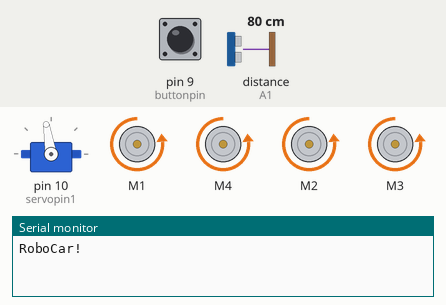
The sketch below on a simulated Arduino Uno, built with avr-gcc and run on an emulated ATmega328P. On the bench: servo, 4 × DC motor (green arrow = forward, orange = backward, longer = faster), the last lines printed to the serial monitor. Wiring (inferred from the names in the program): ultrasonic range finder: trigger A0; echo A1. Inputs (shaded band) come from the test bench; at power-on: distance to the obstacle (sensor on A1) 80 cm, pin 9 (buttonpin) HIGH. The echo pulse lasts 58.3 µs per cm.

Above: at 1.2 s.
1.3 s: distance to the obstacle (sensor on A1) set to 29 cm
2.8 s: distance to the obstacle (sensor on A1) set to 25 cm
At 3.9 s:
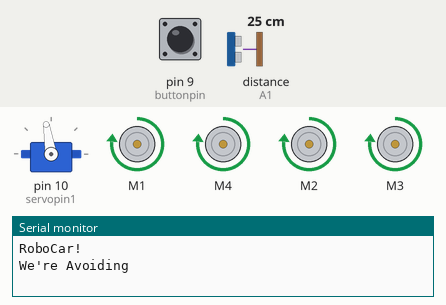
5.8 s: distance to the obstacle (sensor on A1) set to 35 cm
At 7.7 s:
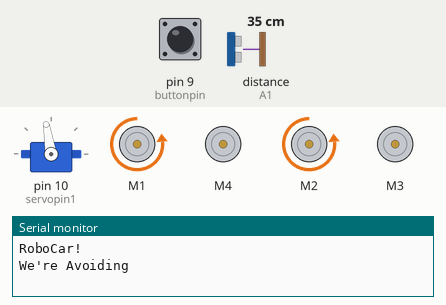
8.8 s: distance to the obstacle (sensor on A1) set to 2 cm
At 9.2 s:
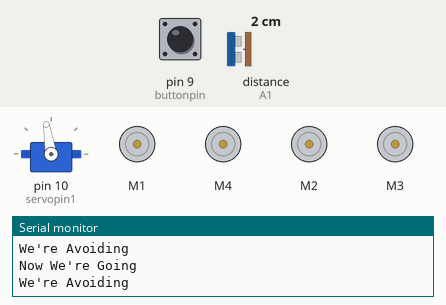
11.8 s: distance to the obstacle (sensor on A1) set to 4 cm
At 13.6 s:
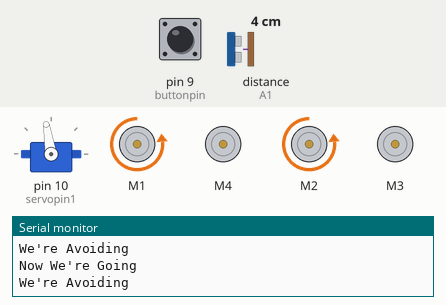
14.8 s: distance to the obstacle (sensor on A1) set to 60 cm
At 16.2 s:
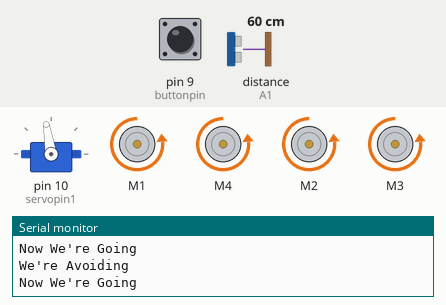
Timing chart, 0 to 17.3 s (numbered marks = the images above; inputs shaded):
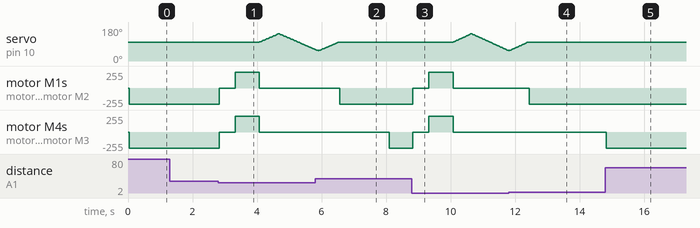

The sketch:

RoboCar_Ultrasound.ino
```cpp
// scanning mode

#include <AFMotor.h>
#include <SoftwareSerial.h>
#include <Servo.h>

#define echoPin A1 // Echo Pin
#define trigPin A0 // Trigger Pin
#define threshDist 1500
#define turnTime 1500
#define backTime 750
#define stopTime 500
#define speedAll 240
#define halfSpeed 150
#define buttonpin 9 //servo2
#define servopin1 10 //servo1


//motor objects
AF_DCMotor motor_lf(1);
AF_DCMotor motor_rf(4);
AF_DCMotor motor_lb(2);
AF_DCMotor motor_rb(3);

//button variables
int buttonVal = 0;

//variables for distance sensor
int maximumRange = 8000; // Maximum range needed
long getDist;
unsigned long timestart, timenow;
bool avoidance = false;
bool wemovin = false;
long mDist = threshDist;
long lDist = threshDist;
long rDist = threshDist;

//servo vars
Servo scanservo;
int servomid = 99;
int servoradius = 45;
int servomax = servomid + servoradius;
int servomin = servomid - servoradius;
int dstep = 2;
int servopos = servomid;
int sectionradius = 10;
int leftlimit = servomid + sectionradius;
int rightlimit = servomid - sectionradius;
int locflip = 0;


void setup() {
  Serial.begin(9600);           // set up Serial library at 9600 bps
  Serial.println("RoboCar!");

  //ultrasound pins (A0 and A1 on motor board)
  pinMode(trigPin, OUTPUT);
  pinMode(echoPin, INPUT);

  //servo
  scanservo.attach(servopin1);
  scanservo.write(servopos);
  delay(40);

  //control button
  pinMode(buttonpin,INPUT_PULLUP);

  // turn on motors
  motor_lf.setSpeed(0);
  motor_lf.run(RELEASE);
  motor_rf.setSpeed(0);
  motor_rf.run(RELEASE);
  motor_lb.setSpeed(0);
  motor_lb.run(RELEASE);
  motor_rb.setSpeed(0);
  motor_rb.run(RELEASE);
}


//Control all motor speeds
void setMotorSpeeds(int lf, int rf, int lb, int rb){
  //left front
  if(lf < 0){
    motor_lf.setSpeed(abs(lf));
    motor_lf.run(FORWARD);
  }
  else if(lf == 0){
    motor_lf.setSpeed(abs(lf));
    motor_lf.run(RELEASE);
  }
  else{
    motor_lf.setSpeed(abs(lf));
    motor_lf.run(BACKWARD);
  }
  //right front
  if(rf < 0){
    motor_rf.setSpeed(abs(rf));
    motor_rf.run(FORWARD);
  }
  else if(rf == 0){
    motor_rf.setSpeed(abs(rf));
    motor_rf.run(RELEASE);
  }
  else{
    motor_rf.setSpeed(abs(rf));
    motor_rf.run(BACKWARD);
  }
  //left back
  if(lb < 0){
    motor_lb.setSpeed(abs(lb));
    motor_lb.run(FORWARD);
  }
  else if(lb == 0){
    motor_lb.setSpeed(abs(lb));
    motor_lb.run(RELEASE);
  }
  else{
    motor_lb.setSpeed(abs(lb));
    motor_lb.run(BACKWARD);
  }
  //right back
  if(rb < 0){
    motor_rb.setSpeed(abs(rb));
    motor_rb.run(FORWARD);
  }
  else if(rb == 0){
    motor_rb.setSpeed(abs(rb));
    motor_rb.run(RELEASE);
  }
  else{
    motor_rb.setSpeed(abs(rb));
    motor_rb.run(BACKWARD);
  }
}


//get ultrasound distance
long getDistance(){
  long duration, distance; // Duration used to calculate distance

  //trigger off
  digitalWrite(trigPin, LOW);
  delayMicroseconds(2);

  //trigger on
  digitalWrite(trigPin, HIGH);
  delayMicroseconds(10);

  //trigger off and read
  digitalWrite(trigPin, LOW);
  duration = pulseIn(echoPin, HIGH);

  //Calculate the distance (in cm) based on the speed of sound.
  distance = duration/58.2;

  //keep in a sensible range
  if(distance > maximumRange){
    distance = maximumRange;
  }
}

//control functions
void stopit(){
  setMotorSpeeds(0,0,0,0);//stop
}
void turnavoidL(){
  setMotorSpeeds(0,speedAll,0,speedAll); //left
}
void turnavoidR(){
  setMotorSpeeds(speedAll,0,speedAll,0);//right
}
void goforward(){
  setMotorSpeeds(speedAll,speedAll,speedAll,speedAll); //forward
}
void gobackward(){
  setMotorSpeeds(-speedAll,-speedAll,-speedAll,-speedAll); //backward
}


//scan direction
void updateScan(){
  //initialize values
  lDist = threshDist;
  mDist = threshDist;
  rDist = threshDist;

  //loop it
  while(1){
    //update servo scanner pos
    servopos = servopos + dstep;

    //keep in bounds
    if(servopos >= servomax){
      servopos = servomax;
      dstep = -dstep;
    }
    if(servopos <= servomin){
      servopos = servomin;
      dstep = -dstep;
      locflip = 1;
    }

    //write to that position
    scanservo.write(servopos);
    delay(25);

    //check distances
    getDist = getDistance();

    //do moving averages
    if(servopos < rightlimit){
      rDist = (rDist + getDist) / 2;
    }
    else if(servopos >= rightlimit && servopos <= leftlimit){
      mDist = (mDist + getDist) / 2;
    }
    else if(servopos > leftlimit){
      lDist = (lDist + getDist) / 2;
    }

    //we done
    if(servopos > servomid && locflip == 1){
      break;
    }

  }

  locflip = 0;
  servopos = servomid;
  scanservo.write(servopos);
  delay(15);
}


//loop forever
void loop() {

  //read the on/off button
  buttonVal = digitalRead(buttonpin);

  if(buttonVal == 1){
    //if we are okay goin

    //first loop just go
    if(!wemovin){
      wemovin = true;
      goforward();
    }

    //check distances
    getDist = getDistance();

    //see if we need to avoid or keep going
    if(getDist < threshDist && !avoidance){
      //turn if we about to hit something
      avoidance = true;
      Serial.println("We're Avoiding");

      //avoidance routine
      stopit();
      delay(stopTime);
      gobackward();
      delay(backTime);
      stopit();

      //updates servo and get distance
      updateScan();

      //check which way we should turn
      if(lDist >= rDist){
        turnavoidL();
      }
      else if(rDist > lDist){
        turnavoidR();
      }
      timestart = millis();
    }
    else if(avoidance){
      //check if we can go straight again yet
      timenow = millis();
      if(timenow - timestart > turnTime && getDist > threshDist){
        avoidance = false;
        Serial.println("Now We're Going");
        goforward();
      }
    }
    else{
      //can't think of anythign better to do
      //goforward();
    }


    //Delay 50ms before next reading.
    delay(50);

  }
  else{
    //if button is off
    if(wemovin){
      //stops the bot if we dont want movement
      stopit();
      wemovin = false;
    }
  }


}
```

Measured:
- the behaviour switches between 27 and 26 cm on distance to the obstacle (sensor on A1) (found by bisection; images 0 and 1)
- the behaviour switches between 2 and 3 cm on distance to the obstacle (sensor on A1) (found by bisection; images 3 and 4)
- after the input at 1.3 s, every drawn part: stays the same
- after the input at 2.8 s, servo on pin 10 (servopin1): rises from 99° to 144° in 0.60 s, then falls to 62° in 1.1 s; motor M1, motor M4, motor M2, motor M3: backward 240/255 → stopped at once, → forward 240/255 0.50 s later, → stopped 0.75 s later
- after the input at 5.8 s, motor M1, motor M2: stopped → backward 240/255 after 0.77 s; motor M4, motor M3: stopped → backward 240/255 after 2.3 s instead of 0.75 s
- after the input at 8.8 s, servo on pin 10 (servopin1): rises from 99° to 144° in 0.57 s, then falls to 56° in 1.1 s; motor M1, motor M4, motor M2, motor M3: backward 240/255 → stopped at once, → forward 240/255 0.50 s later, → stopped 0.75 s later
- after the input at 11.8 s, motor M1, motor M2: stopped → backward 240/255 after 0.64 s; motor M4, motor M3: stays stopped (without the input it goes to backward 240/255 after 0.63 s)
- after the input at 14.8 s, motor M4, motor M3: stopped → backward 240/255 at once
